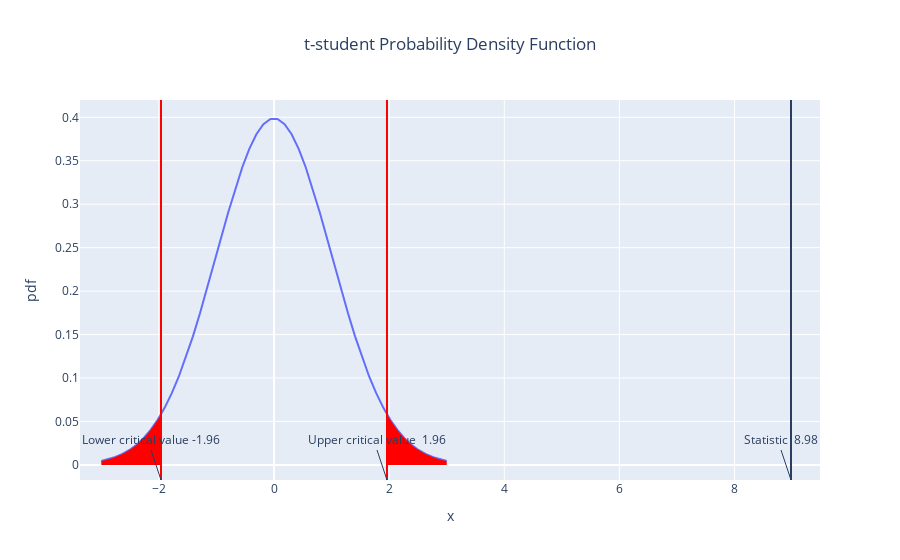

Here is the notebook cell this chart was saved with:
### Code cell
alpha = 0.05 # 5% significance level

df = pd.read_csv("https://raw.githubusercontent.com/data-bootcamp-v4/data/main/pokemon.csv")

leg_hp = df[df["Legendary"] == True]["HP"]
nonleg_hp = df[df["Legendary"] == False]["HP"]

leg_hp_mean = leg_hp.mean()
nonleg_hp_mean = nonleg_hp.mean()

leg_hp_std = leg_hp.std(ddof=1)
nonleg_hp_std = nonleg_hp.std(ddof=1)

n1 = len(leg_hp)
n2 = len(nonleg_hp)

statistic = (leg_hp_mean - nonleg_hp_mean) / np.sqrt( (leg_hp_std**2/n1) + (nonleg_hp_std**2/n2))
print(statistic)
print()
show_statistical_test(statistic, alpha, n1+n2-2, distribution="t-student", alternative="two-sided")
print()
st.ttest_ind(leg_hp, nonleg_hp, equal_var=False, alternative="two-sided")

### Figure 1 — Plotly figure (JSON) as saved in the notebook; plotly's stock layout.template omitted (floating-point values rounded to 4 significant figures)
{"data": [{"hovertemplate": "x=%{x}<br>pdf=%{y}<extra></extra>", "legendgroup": "", "line": {"color": "#636efa", "dash": "solid"}, "marker": {"symbol": "circle"}, "mode": "lines", "name": "", "orientation": "v", "showlegend": false, "type": "scatter", "x": [-3.0, -2.878, -2.755, -2.633, -2.51, -2.388, -2.265, -2.143, -2.02, -1.898, -1.776, -1.653, -1.531, -1.408, -1.286, -1.163, -1.041, -0.9184, -0.7959, -0.6735, -0.551, -0.4286, -0.3061, -0.1837, -0.06122, 0.06122, 0.1837, 0.3061, 0.4286, 0.551, 0.6735, 0.7959, 0.9184, 1.041, 1.163, 1.286, 1.408, 1.531, 1.653, 1.776, 1.898, 2.02, 2.143, 2.265, 2.388, 2.51, 2.633, 2.755, 2.878, 3.0], "xaxis": "x", "y": [0.004518, 0.006453, 0.009083, 0.0126, 0.01723, 0.02321, 0.03081, 0.0403, 0.05194, 0.06597, 0.08255, 0.1018, 0.1236, 0.148, 0.1745, 0.2027, 0.232, 0.2615, 0.2905, 0.3178, 0.3426, 0.3638, 0.3805, 0.3921, 0.3981, 0.3981, 0.3921, 0.3805, 0.3638, 0.3426, 0.3178, 0.2905, 0.2615, 0.232, 0.2027, 0.1745, 0.148, 0.1236, 0.1018, 0.08255, 0.06597, 0.05194, 0.0403, 0.03081, 0.02321, 0.01723, 0.0126, 0.009083, 0.006453, 0.004518], "yaxis": "y"}, {"fill": "tozeroy", "fillcolor": "red", "mode": "none", "type": "scatter", "x": [-3.0, -2.979, -2.958, -2.937, -2.915, -2.894, -2.873, -2.852, -2.831, -2.81, -2.788, -2.767, -2.746, -2.725, -2.704, -2.683, -2.661, -2.64, -2.619, -2.598, -2.577, -2.556, -2.534, -2.513, -2.492, -2.471, -2.45, -2.429, -2.407, -2.386, -2.365, -2.344, -2.323, -2.302, -2.28, -2.259, -2.238, -2.217, -2.196, -2.175, -2.153, -2.132, -2.111, -2.09, -2.069, -2.048, -2.026, -2.005, -1.984, -1.963], "y": [0.004518, 0.00481, 0.005119, 0.005445, 0.00579, 0.006153, 0.006537, 0.006941, 0.007368, 0.007817, 0.00829, 0.008787, 0.009311, 0.009861, 0.01044, 0.01105, 0.01168, 0.01235, 0.01306, 0.01379, 0.01456, 0.01537, 0.01621, 0.0171, 0.01802, 0.01899, 0.01999, 0.02105, 0.02214, 0.02329, 0.02448, 0.02573, 0.02702, 0.02837, 0.02977, 0.03123, 0.03274, 0.03432, 0.03595, 0.03764, 0.0394, 0.04122, 0.0431, 0.04505, 0.04707, 0.04916, 0.05131, 0.05354, 0.05584, 0.05822]}, {"fill": "tozeroy", "fillcolor": "red", "mode": "none", "type": "scatter", "x": [1.963, 1.984, 2.005, 2.026, 2.048, 2.069, 2.09, 2.111, 2.132, 2.153, 2.175, 2.196, 2.217, 2.238, 2.259, 2.28, 2.302, 2.323, 2.344, 2.365, 2.386, 2.407, 2.429, 2.45, 2.471, 2.492, 2.513, 2.534, 2.556, 2.577, 2.598, 2.619, 2.64, 2.661, 2.683, 2.704, 2.725, 2.746, 2.767, 2.788, 2.81, 2.831, 2.852, 2.873, 2.894, 2.915, 2.937, 2.958, 2.979, 3.0], "y": [0.05822, 0.05584, 0.05354, 0.05131, 0.04916, 0.04707, 0.04505, 0.0431, 0.04122, 0.0394, 0.03764, 0.03595, 0.03432, 0.03274, 0.03123, 0.02977, 0.02837, 0.02702, 0.02573, 0.02448, 0.02329, 0.02214, 0.02105, 0.01999, 0.01899, 0.01802, 0.0171, 0.01621, 0.01537, 0.01456, 0.01379, 0.01306, 0.01235, 0.01168, 0.01105, 0.01044, 0.009861, 0.009311, 0.008787, 0.00829, 0.007817, 0.007368, 0.006941, 0.006537, 0.006153, 0.00579, 0.005445, 0.005119, 0.00481, 0.004518]}], "layout": {"annotations": [{"text": "Lower critical value -1.96", "x": -1.963, "xref": "x", "y": 0, "yanchor": "bottom", "yref": "paper"}, {"text": "Upper critical value  1.96", "x": 1.963, "xref": "x", "y": 0, "yanchor": "bottom", "yref": "paper"}, {"text": "Statistic  8.98", "x": 8.981, "xref": "x", "y": 0, "yanchor": "bottom", "yref": "paper"}], "legend": {"tracegroupgap": 0}, "shapes": [{"line": {"color": "red"}, "type": "line", "x0": -1.963, "x1": -1.963, "xref": "x", "y0": 0, "y1": 1, "yref": "y domain"}, {"line": {"color": "red"}, "type": "line", "x0": 1.963, "x1": 1.963, "xref": "x", "y0": 0, "y1": 1, "yref": "y domain"}, {"type": "line", "x0": 8.981, "x1": 8.981, "xref": "x", "y0": 0, "y1": 1, "yref": "y domain"}], "showlegend": false, "title": {"text": "t-student Probability Density Function", "x": 0.5}, "xaxis": {"anchor": "y", "domain": [0, 1], "title": {"text": "x"}}, "yaxis": {"anchor": "x", "domain": [0, 1], "title": {"text": "pdf"}}}}
